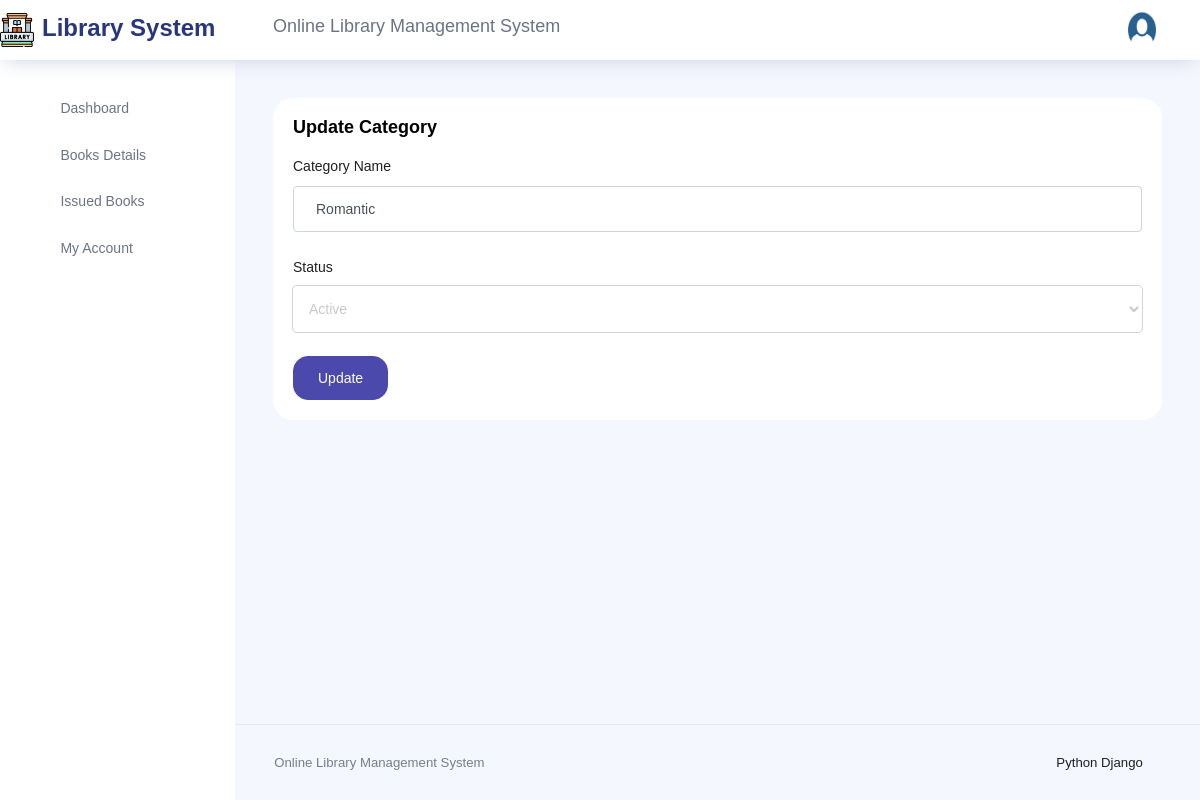
The app's page /UpdateCategory/2 (signed in) with its own data.
### olmsapp/models.py (models this page shows, shortened)
class CustomUser(AbstractUser):
    USER = (
        (1, 'admin'),
        (2, 'students'),
    )
    user_type = models.IntegerField(choices=USER, default=1)  # Changed to IntegerField
    profile_pic = models.ImageField(upload_to='media/profile_pic', blank=True, null=True)  # Optional field for profile pic

class Category(models.Model):
    catname = models.CharField(max_length=200)
    status = models.CharField(max_length=200, blank=True)
    created_at = models.DateTimeField(auto_now_add=True)
    updated_at = models.DateTimeField(auto_now=True)

### olms/adminviews.py (the view)
# urls.py: path('UpdateCategory/<str:id>', adminviews.UPDATE_CATEGORY, name='update_category'),
def UPDATE_CATEGORY(request,id):
    cat = Category.objects.get(id=id)
    context = {
         'cat':cat,
    }
    return render(request,'admin/update_category.html',context)

### templates/admin/update_category.html (shortened to what this page needs)
{% extends 'base.html' %}
{% block content %}
  <div class="row">
            <div class="col-12 grid-margin stretch-card">
              <div class="card">
                <div class="card-body">
                  <h4 class="card-title">Update Category </h4>
                  <form class="forms-sample" method="POST" action="{% url 'update_category_details' %}">
                    <div class="form-group">
                      <label for="exampleInputName1">Category Name</label>
                      <input type="text" name="catname" class="form-control" required="true" value="{{cat.catname}}">
                    </div>
                    <div class="form-group">
                        <label for="exampleSelectGender">Status</label>
                          <select class="form-control" id="status" name="status">
                            <option value="{{cat.status}}">{{cat.status}}</option>
                          </select>
                        </div>
                    <button type="submit" class="btn btn-primary mr-2">Update</button>
                  </form>
                </div>
              </div>
            </div>
          </div>{% endblock %}

### templates/includes/header.html (shortened to what this page needs)
{% load static %}
<nav class="navbar col-lg-12 col-12 p-0 fixed-top d-flex flex-row">
    <div class="text-center navbar-brand-wrapper d-flex align-items-center justify-content-center">
      <a class="navbar-brand brand-logo mr-5" href="{% url 'dashboard' %}"><img src="{% static 'assets/images/8074804.png'%}" class="mr-2" alt="logo"/><strong>Library System</strong></a>
    </div>
    <div class="navbar-menu-wrapper d-flex align-items-center justify-content-end">
   <h4 style="text-align: center;">Online Library Management System</h4>
      <ul class="navbar-nav navbar-nav-right">
        <li class="nav-item nav-profile dropdown">
          <a class="nav-link dropdown-toggle" href="#" data-toggle="dropdown" id="profileDropdown">
            {% if user.profile_pic %}
             <img src="{{ user.profile_pic.url }}" alt="profile">
             {% else %}
             <img src="/static/images/default.png" alt="profile">
              {% endif %}
          </a>
        </li>
      </ul>
    </div>
  </nav>

### records on screen
CustomUser: profile_pic (picture)
Category: catname "Romantic", status "Active"
